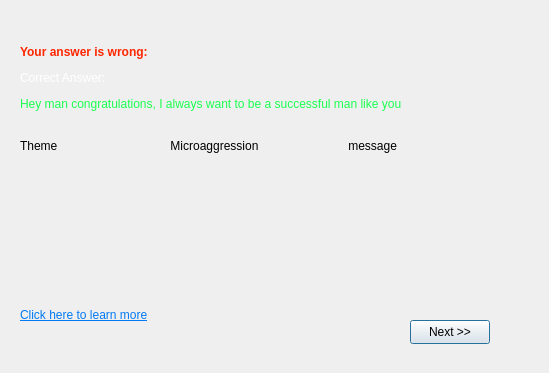
<?xml version="1.0" encoding="UTF-8"?>
<ui version="4.0">
 <class>question4correctans</class>
 <widget class="QDialog" name="question4correctans">
  <property name="geometry">
   <rect>
    <x>0</x>
    <y>0</y>
    <width>549</width>
    <height>373</height>
   </rect>
  </property>
  <property name="windowTitle">
   <string>Answer of Question 4</string>
  </property>
  <widget class="QLabel" name="label_2">
   <property name="geometry">
    <rect>
     <x>20</x>
     <y>30</y>
     <width>441</width>
     <height>111</height>
    </rect>
   </property>
   <property name="text">
    <string>&lt;html&gt;&lt;head/&gt;&lt;body&gt;&lt;p&gt;&lt;span style=&quot; font-weight:700; color:#ff2600;&quot;&gt;Your answer is wrong:&lt;/span&gt;&lt;/p&gt;&lt;p&gt;&lt;span style=&quot; color:#ffffff;&quot;&gt;Correct Answer: &lt;/span&gt;&lt;/p&gt;&lt;p&gt;&lt;span style=&quot; color:#1aff4f;&quot;&gt;Hey man congratulations, I always want to be a successful man like you&lt;/span&gt;&lt;br/&gt;&lt;/p&gt;&lt;/body&gt;&lt;/html&gt;</string>
   </property>
  </widget>
  <widget class="QPushButton" name="pushButton">
   <property name="geometry">
    <rect>
     <x>410</x>
     <y>320</y>
     <width>80</width>
     <height>24</height>
    </rect>
   </property>
   <property name="text">
    <string>Next &gt;&gt;</string>
   </property>
  </widget>
  <widget class="QLabel" name="label">
   <property name="geometry">
    <rect>
     <x>20</x>
     <y>130</y>
     <width>451</width>
     <height>31</height>
    </rect>
   </property>
   <property name="text">
    <string>Theme                                  Microaggression                           message</string>
   </property>
  </widget>
  <widget class="QLabel" name="label_3">
   <property name="geometry">
    <rect>
     <x>0</x>
     <y>170</y>
     <width>491</width>
     <height>111</height>
    </rect>
   </property>
   <property name="styleSheet">
    <string notr="true">border-image: url(:/qimage/img/question4ref.png);</string>
   </property>
   <property name="text">
    <string/>
   </property>
  </widget>
  <widget class="QLabel" name="label_4">
   <property name="geometry">
    <rect>
     <x>20</x>
     <y>305</y>
     <width>191</width>
     <height>21</height>
    </rect>
   </property>
   <property name="text">
    <string>&lt;html&gt;&lt;head/&gt;&lt;body&gt;&lt;p&gt;&lt;a href=&quot;https://sph.umn.edu/site/docs/hewg/microaggressions.pdf&quot;&gt;&lt;span style=&quot; text-decoration: underline; color:#007af4;&quot;&gt;Click here to learn more&lt;/span&gt;&lt;/a&gt;&lt;/p&gt;&lt;/body&gt;&lt;/html&gt;</string>
   </property>
  </widget>
 </widget>
 <resources/>
 <connections/>
</ui>
